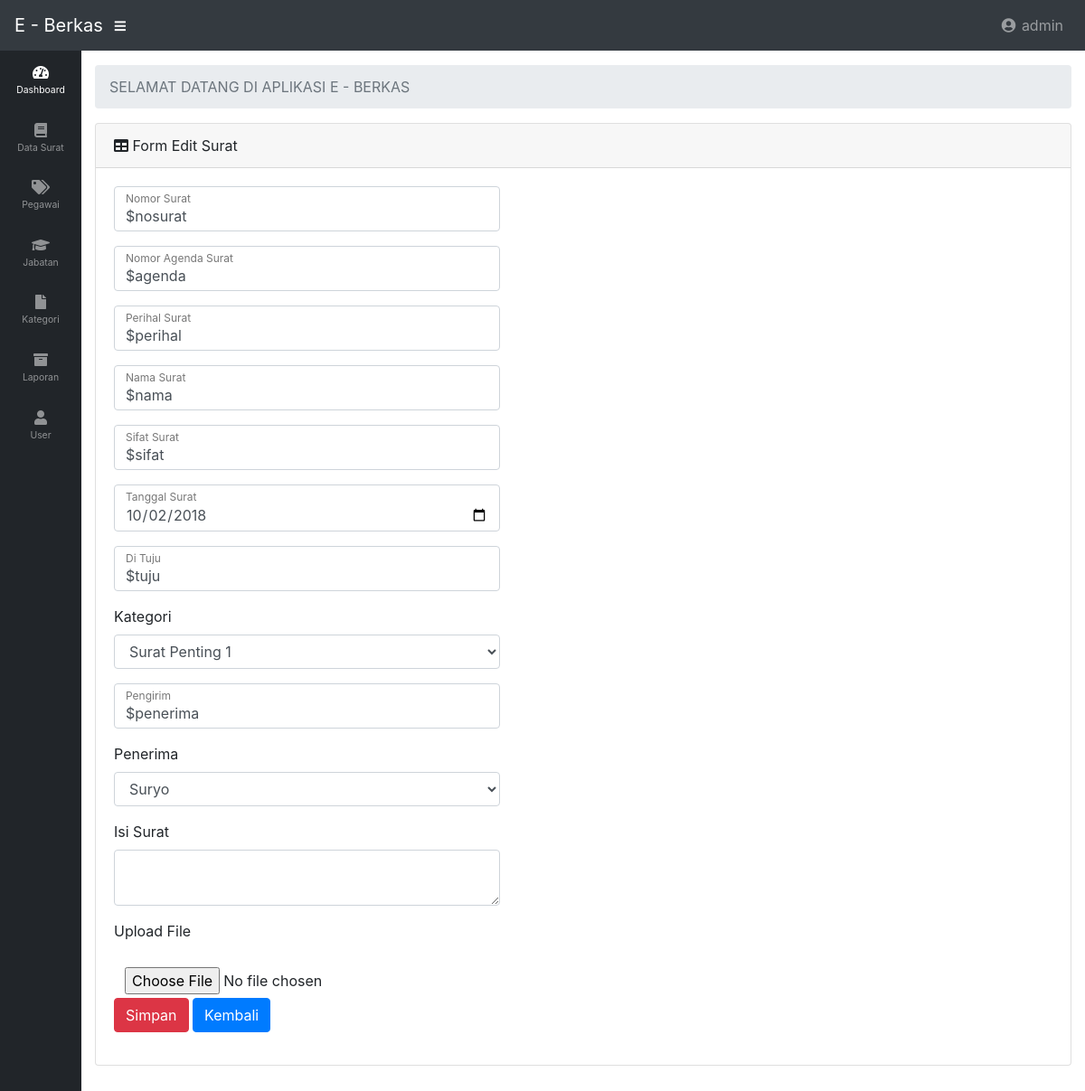
The page /index.php?page=surat/form.php&id=4 (signed in) on the database its author committed.
### tables this page shows
CREATE TABLE `data_surat` (
  `id_surat` int(11) NOT NULL,
  `id_cat` int(11) NOT NULL,
  `id_pegawai` int(11) NOT NULL,
  `no_surat` varchar(60) NOT NULL,
  `agenda` varchar(100) NOT NULL,
  `perihal` text NOT NULL,
  `nama` varchar(60) NOT NULL,
  `tgl` date NOT NULL,
  `sifat` text NOT NULL,
  `tuju` varchar(60) NOT NULL,
  `penerima` varchar(60) NOT NULL,
  `isi` text NOT NULL,
  `pengirim` varchar(30) NOT NULL,
  `file` varchar(100) NOT NULL
);

### include/surat/form.php (the view, shortened to what this page needs)
<?php
  $id=$_REQUEST['id'];
  if (isset($id)) {
    $aksi = 'edit';
    $sql = mysqli_query($db, "SELECT * FROM data_surat d, kategori k WHERE d.id_cat =k.id_cat ");
    $ambil = mysqli_fetch_array($sql);
  }
  else {
    $aksi = 'tambah';
  }
?>
<div class="card mb-3">
	<div class="card-header text-capitalize">
	  <i class="fas fa-table"></i>
	  Form <?php echo $aksi; ?> Surat
	</div>
	<div class="card-body">
		<form action="?page=surat/proses.php" method="post" enctype="multipart/form-data">
			<div class="form-group">
			  <div class="form-row">
			    <div class="col-md-5">
			      <div class="form-label-group">
			        <input type="text" name="nosurat" id="firstName12" class="form-control" placeholder="Nama" required="required" value="<?php echo $ambil['no_surat']; ?>">
			        <label for="firstName12">Nomor Surat</label>
			      </div>
			    </div>
			  </div>
			</div>
			<div class="form-group">
			  <div class="form-row">
			    <div class="col-md-5">
			      <div class="form-label-group">
			        <input type="text" name="agenda" id="firstName13" class="form-control" placeholder="Nama" required="required" value="<?php echo $ambil['agenda']; ?>">
			        <label for="firstName13">Nomor Agenda Surat</label>
			      </div>
			    </div>
			  </div>
			</div>
			<div class="form-group">
			  <div class="form-row">
			    <div class="col-md-5">
			      <div class="form-label-group">
			        <input type="text" name="perihal" id="firstName14" class="form-control" placeholder="Nama" required="required" value="<?php echo $ambil['perihal']; ?>">
			        <label for="firstName14">Perihal Surat</label>
			      </div>
			    </div>
			  </div>
			</div>
			<div class="form-group">
			  <div class="form-row">
			    <div class="col-md-5">
			      <div class="form-label-group">
			        <input type="text" name="nama" id="firstName" class="form-control" placeholder="Nama" required="required" value="<?php echo $ambil['nama']; ?>">
			        <label for="firstName">Nama Surat</label>
			      </div>
			    </div>
			  </div>
			</div>
			<div class="form-group">
			  <div class="form-row">
			    <div class="col-md-5">
			      <div class="form-label-group">
			        <input type="text" name="sifat" id="firstName15" class="form-control" placeholder="Nama" required="required" value="<?php echo $ambil['sifat']; ?>">
			        <label for="firstName15">Sifat Surat</label>
			      </div>
			    </div>
			  </div>
			</div>
			<div class="form-group">
			  <div class="form-row">
			    <div class="col-md-5">
			      <div class="form-label-group">
			        <input type="date" name="tgl" id="firstName1" class="form-control" required="required" value="<?php echo $ambil['tgl']; ?>">
			        <label for="firstName1">Tanggal Surat</label>
			      </div>
			    </div>
			  </div>
			</div>
			<div class="form-group">
			  <div class="form-row">
			    <div class="col-md-5">
			      <div class="form-label-group">
			        <input type="text" name="tuju" id="firstName16" class="form-control" placeholder="Nama" required="required" value="<?php echo $ambil['tuju']; ?>">
			        <label for="firstName16">Di Tuju</label>
			      </div>
			    </div>
			  </div>
			</div>
			<div class="form-group">
			  <div class="form-row">
			    <div class="col-md-5">
			      <label>Kategori</label>
			      <div class="form-label-group">
			      	<select name="kategori" class="form-control">
								<?php
										$sql2 = mysqli_query($db,"SELECT * FROM kategori ");
										while ($ambil2 = mysqli_fetch_array($sql2)) {
											$id_cat = $ambil2['id_cat'];
											$kate = $ambil2['nama_cat'];
								?>
			      		<option value="<?php echo $id_cat ?>"><?php echo $kate; ?></option>
			      		<?php } ?>
			      	</select>
			      </div>
			    </div>
			  </div>
			</div>
			<div class="form-group">
			  <div class="form-row">
			    <div class="col-md-5">
			      <div class="form-label-group">
			        <input type="text" name="pengirim" id="firstName17" class="form-control" placeholder="Nama" required="required" value="<?php echo $ambil['penerima']; ?>">
			        <label for="firstName17">Pengirim</label>
			      </div>
			    </div>
			  </div>
			</div>
			<div class="form-group">
			  <div class="form-row">
			    <div class="col-md-5">
			      <label>Penerima</label>
			      <div class="form-label-group">
			      	<select name="penerima" class="form-control">
	                    <?php
	                       $sql3 = mysqli_query($db,"SELECT * FROM pegawai ");
	                       while ($ambil3 = mysqli_fetch_array($sql3)) {
	                          $id_peg = $ambil3['id_pegawai'];
	                          $pegawai = $ambil3['nama_pegawai'];
	                    ?>
			      		<option value="<?php echo $id_peg ?>"><?php echo $pegawai; ?></option>
			      		<?php } ?>
			      	</select>
			      </div>
			    </div>
			  </div>
			</div>
			<div class="form-group">
			  <div class="form-row">
			    <div class="col-md-5">
			      <label for="firstName3">Isi Surat</label>
			      <div class="form-label-group">
			        <textarea name="isi" id="firstName3" class="form-control"></textarea>
			      </div>
			    </div>
			  </div>
			</div>
			<div class="form-group">
			  <div class="form-row">
			    <div class="col-md-5">
			      <label for="firstName4">Upload File</label>
			      <div class="form-label-group">
			        <input type="file" name="upload" id="firstName4" required="required" value="<?php echo $ambil['nama_pegawai']; ?>">
			      </div>
			    </div>
			  </div>
				<div class="box-footer">
					<input type="submit" name="tombol" class="btn btn-danger" value="Simpan">
	        <button type="reset" class="btn btn-primary"  onclick=self.history.back()>Kembali</button>
				</div>
			</div>
		</form>
	</div>
</div>

### css/sb-admin.css (style rules this page uses)
html { position: relative; min-height: 100%; }
body { height: 100%; }
:root { --input-padding-x: 0.75rem; --input-padding-y: 0.75rem; }
.form-label-group { position: relative; }
.form-label-group > input, .form-label-group > label { padding: var(--input-padding-y) var(--input-padding-x); height: auto; }
.form-label-group > label { position: absolute; top: 0; left: 0; display: block; width: 100%; margin-bottom: 0; line-height: 1.5; color: #495057; border: 1px solid transparent; border-radius: 0.25rem; -webkit-transition: all 0.1s ease-in-out; transition: all 0.1s ease-in-out; }
.form-label-group input::placeholder { color: transparent; }
.form-label-group input:not(:placeholder-shown) { padding-top: calc(var(--input-padding-y) + var(--input-padding-y) * (2 / 3)); padding-bottom: calc(var(--input-padding-y) / 3); }
.form-label-group input:not(:placeholder-shown) ~ label { padding-top: calc(var(--input-padding-y) / 3); padding-bottom: calc(var(--input-padding-y) / 3); font-size: 12px; color: #777; }

### rows shown on the page
data_surat: nosurat "$nosurat", agenda "$agenda", perihal "$perihal", nama "$nama", sifat "$sifat", tgl "10/02/2018", tuju "$tuju", pengirim "$penerima"

### other values the page prints
$user "admin"
$aksi "Edit"
form field kategori "Surat Penting 1"
form field penerima "Suryo"
